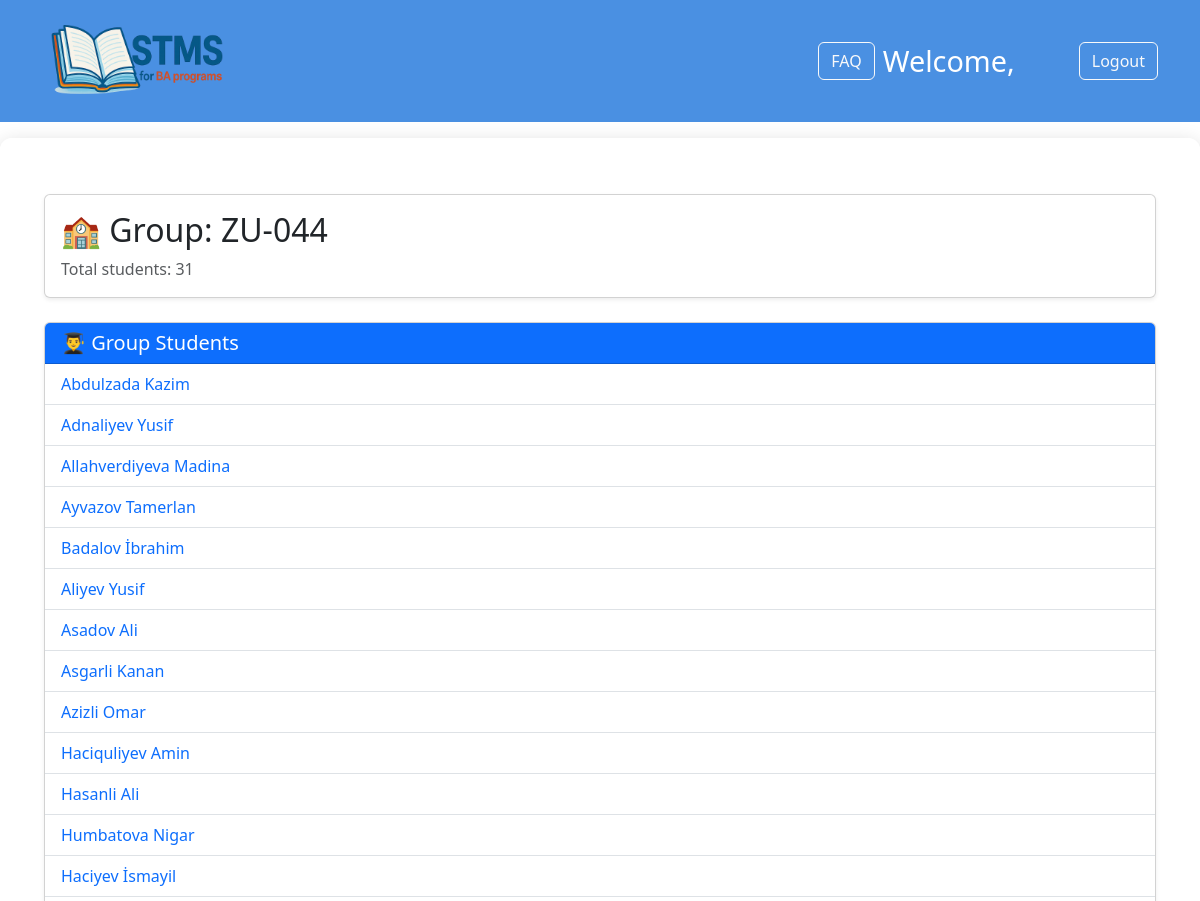
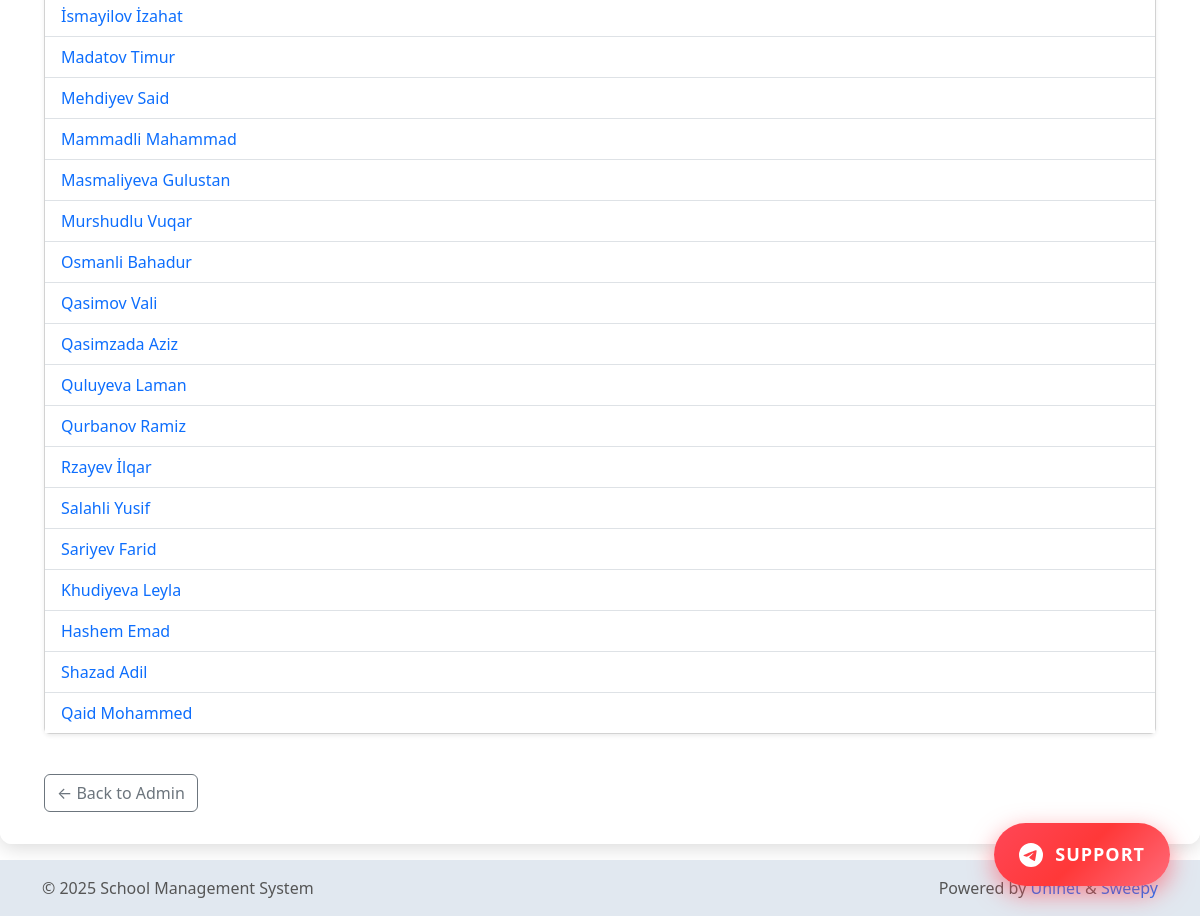
The app's page /group/15/ (signed in) with its own data (2 pictures, top to bottom).
### school/models.py (models this page shows, shortened)
class Group(models.Model):
    name = models.CharField(max_length=50, unique=True)
    specialty = models.ForeignKey(
        Specialty,
        on_delete=models.SET_NULL,
        null=True,
        blank=True,
        related_name='groups',
        verbose_name='Specialty',
    )
    students = models.ManyToManyField(
        StudentProfile,
        blank=True,
        related_name='groups'
    )

class StudentProfile(models.Model):
    user = models.OneToOneField(
        CustomUser,
        on_delete=models.CASCADE,
        limit_choices_to={'role': 'student'},
        related_name='student_profile'
    )
    class Meta:
        verbose_name = 'Student Profile'
        verbose_name_plural = 'Student Profiles'

class CustomUser(AbstractUser):
    TEACHER = 'teacher'
    STUDENT = 'student'
    TUTOR = 'tutor'
    SCHEDULER = 'scheduler'
    ROLE_CHOICES = (
        (TEACHER, 'Teacher'),
        (STUDENT, 'Student'),
        (TUTOR, 'Tutor'),
        (SCHEDULER, 'Scheduler'),
    )
    role = models.CharField(max_length=10, choices=ROLE_CHOICES, verbose_name='Role')
    first_name = models.CharField(max_length=50, verbose_name='First Name')
    last_name = models.CharField(max_length=50, verbose_name='Last Name')
    middle_name = models.CharField(max_length=50, blank=True, null=True, verbose_name='Middle Name')
    email = models.EmailField()
    failed_login_attempts = models.PositiveIntegerField(default=0)
    lockout_until = models.DateTimeField(null=True, blank=True)

### school/views.py (the view)
# urls.py: path('group/<int:group_id>/', views.group_detail, name='group_detail'),
@login_required
@user_passes_test(is_admin)
def group_detail(request, group_id):
    group = get_object_or_404(Group, id=group_id)
    students = group.students.all().select_related('user')
    assignments = TeacherAssignment.objects.filter(group=group).select_related('subject', 'teacher')
    return render(request, 'school/group_detail.html', {
        'group': group,
        'students': students,
        'assignments': assignments
    })

### school/views.py (called while the page is built)
def is_admin(user):
    return user.is_superuser

### school/templates/school/group_detail.html (shortened to what this page needs)
{% extends 'school/base.html' %}
{% block content %}
<div class="container mt-4">
  <div class="card shadow-sm mb-4">
    <div class="card-body">
      <h2 class="card-title">🏫 Group: {{ group.name }}</h2>
      <p class="text-muted mb-0">Total students: {{ group.students.count }}</p>
    </div>
  </div>
  <div class="card shadow-sm mb-4">
    <div class="card-header bg-primary text-white">
      <h5 class="mb-0">👨‍🎓 Group Students</h5>
    </div>
    <div class="card-body p-0">
      {% if group.students.all %}
        <ul class="list-group list-group-flush">
          {% for student in group.students.all %}
            <li class="list-group-item d-flex justify-content-between align-items-center">
              <a href="{% url 'student_detail' student.id %}" class="text-decoration-none">
                {{ student.user.last_name }} {{ student.user.first_name }}
              </a>
            </li>
          {% endfor %}
        </ul>
      {% else %}
        <div class="p-3 text-muted">No students in this group.</div>
      {% endif %}
    </div>
  </div>
  <a href="{% url 'admin_dashboard' %}" class="btn btn-outline-secondary mt-3">← Back to Admin</a>
</div>
{% endblock %}

### school/templates/school/base.html (shortened to what this page needs)
{% load static %}
<!DOCTYPE html>
<html lang="ru">
<head>
    <link href="https://cdn.jsdelivr.net/npm/bootstrap@5.3.0/dist/css/bootstrap.min.css" rel="stylesheet" />
</head>
<body>
<header>
    <div class="container d-flex justify-content-between align-items-center flex-nowrap">
        <a class="navbar-brand d-flex align-items-center text-white text-decoration-none flex-shrink-0" href="/">
            <img src="{% static 'images/logo.png' %}" alt="Logo" class="me-2">
        </a>
        <nav class="d-flex align-items-center flex-shrink-0">
            <a href="{% url 'faq' %}" class="text-nowrap btn btn-outline-light me-2">FAQ</a>
            {% if user.is_authenticated %}
                <span class="welcome-text text-white me-3 d-none d-md-inline">
                    Welcome, {{ user.last_name }} {{ user.first_name }}
                </span>
                <a href="{% url 'logout' %}" class="text-nowrap btn btn-outline-light">Logout</a>
            {% else %}
                <a href="{% url 'login' %}" class="text-nowrap btn btn-outline-light">Login</a>
            {% endif %}
        </nav>
    </div>
</header>
<a href="https://t.me/baprogramssupportstms" target="_blank" class="support-button" rel="noopener noreferrer">
    SUPPORT
</a>
<main class="container-fluid">
    {% block content %}{% endblock %}
</main>
<footer>
    <div class="container">
        <div class="row align-items-center">
            <div class="col-md-6 text-center text-md-start">
                &copy; 2025 School Management System
            </div>
            <div class="col-md-6 text-center text-md-end">
                <span class="d-none d-sm-inline">Powered by </span>
                <a href="https://www.asoiu-uninet.com/" target="_blank" class="text-decoration-none">Uninet</a>
                &amp;
                <a href="https://keneret.pythonanywhere.com/" target="_blank" class="text-decoration-none">Sweepy</a>
            </div>
        </div>
    </div>
</footer>
</body>
</html>

### records on screen
Group: name "ZU-044", students.count "31"
StudentProfile: user.last_name "Abdulzada", user.first_name "Kazim"
StudentProfile: user.last_name "Adnaliyev", user.first_name "Yusif"
StudentProfile: user.last_name "Allahverdiyeva", user.first_name "Madina"
StudentProfile: user.last_name "Ayvazov", user.first_name "Tamerlan"
StudentProfile: user.last_name "Badalov", user.first_name "İbrahim"
StudentProfile: user.last_name "Aliyev", user.first_name "Yusif"
StudentProfile: user.last_name "Asadov", user.first_name "Ali"
StudentProfile: user.last_name "Asgarli", user.first_name "Kanan"
StudentProfile: user.last_name "Azizli", user.first_name "Omar"
StudentProfile: user.last_name "Haciquliyev", user.first_name "Amin"
StudentProfile: user.last_name "Hasanli", user.first_name "Ali"
StudentProfile: user.last_name "Humbatova", user.first_name "Nigar"
StudentProfile: user.last_name "Haciyev", user.first_name "İsmayil"
StudentProfile: user.last_name "İsmayilov", user.first_name "İzahat"
StudentProfile: user.last_name "Madatov", user.first_name "Timur"
StudentProfile: user.last_name "Mehdiyev", user.first_name "Said"
StudentProfile: user.last_name "Mammadli", user.first_name "Mahammad"
StudentProfile: user.last_name "Masmaliyeva", user.first_name "Gulustan"
StudentProfile: user.last_name "Murshudlu", user.first_name "Vuqar"
StudentProfile: user.last_name "Osmanli", user.first_name "Bahadur"
StudentProfile: user.last_name "Qasimov", user.first_name "Vali"
StudentProfile: user.last_name "Qasimzada", user.first_name "Aziz"
StudentProfile: user.last_name "Quluyeva", user.first_name "Laman"
StudentProfile: user.last_name "Qurbanov", user.first_name "Ramiz"
StudentProfile: user.last_name "Rzayev", user.first_name "İlqar"
StudentProfile: user.last_name "Salahli", user.first_name "Yusif"
StudentProfile: user.last_name "Sariyev", user.first_name "Farid"
StudentProfile: user.last_name "Khudiyeva", user.first_name "Leyla"
StudentProfile: user.last_name "Hashem", user.first_name "Emad"
StudentProfile: user.last_name "Shazad", user.first_name "Adil"
StudentProfile: user.last_name "Qaid", user.first_name "Mohammed"
